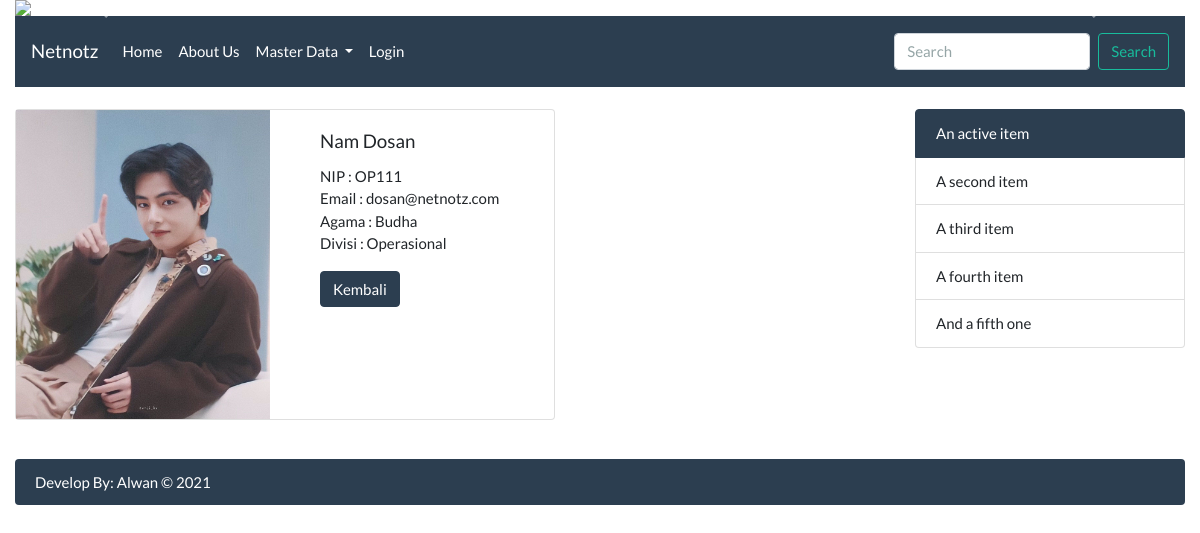
The app's page /index.php?hal=detailPegawai&id=3 with its own data.
### tables this page shows
CREATE TABLE `pegawai` (
  `id` int(11) NOT NULL,
  `nip` varchar(5) NOT NULL,
  `nama` varchar(50) NOT NULL,
  `email` varchar(5) NOT NULL,
  `agama` enum('Islam','Kristen','Protestan','Hindu','Budha','Konghucu') NOT NULL,
  `iddivisi` int(11) NOT NULL,
  `foto` varchar(30) DEFAULT NULL
);

CREATE TABLE `divisi` (
  `id` int(11) NOT NULL,
  `nama` varchar(50) NOT NULL
);

### index.php (called while the page is built, shortened)
<?php
include_once 'kode_atas.php';
include_once 'header.php';
include_once 'menu.php';
include_once 'main.php';
include_once 'sidebar.php';
include_once 'footer.php';
include_once 'kode_bawah.php';

### models/Pegawai.php (called while the page is built, shortened)
<?php
class Pegawai{
  private $koneksi;
  public function __construct()
  {
    global $dbh;
    $this->koneksi = $dbh;
  }
  public function getPegawai($id){
    $sql = "SELECT pegawai.*, divisi.nama AS divisi FROM pegawai
            INNER JOIN divisi ON divisi.id = pegawai.iddivisi
            WHERE pegawai.id = ?";
    $ps = $this->koneksi->prepare($sql);
    $ps->execute([$id]);
    $rs = $ps->fetch();
    return $rs;
  }
}

### detailPegawai.php (the view)
<?php
require_once 'models/Pegawai.php';
$id = $_REQUEST['id'];
$obj = new Pegawai();
$rs = $obj->getPegawai($id);
?>
<div class="card mb-3" style="max-width: 540px;">
  <div class="row no-guuters">
    <div class="col-md-6">
      <?php
        $gambar = (!empty($rs['foto'])) ? $rs['foto'] : "no_image.jpg";
      ?>
      <img src="images/<?= $gambar ?>" class="img-fluid">
    </div>
    <div class="col-md-6">
      <div class="card-body">
        <h5 class="card-title"><?= $rs['nama'] ?></h5>
        <p class="card-text">
          NIP : <?= $rs['nip'] ?>
          </br>Email : <?= $rs['email'] ?>@netnotz.com
          </br>Agama : <?= $rs['agama'] ?>
          </br>Divisi : <?= $rs['divisi'] ?>
        </p>
        <a href="index.php?hal=dataPegawai" class="btn btn-primary">Kembali</a>
      </div>
    </div>
  </div>
</div>

### records on screen
pegawai: foto (picture), nama "Nam Dosan", nip "OP111", email "dosan", agama "Budha", iddivisi.nama "Operasional"
